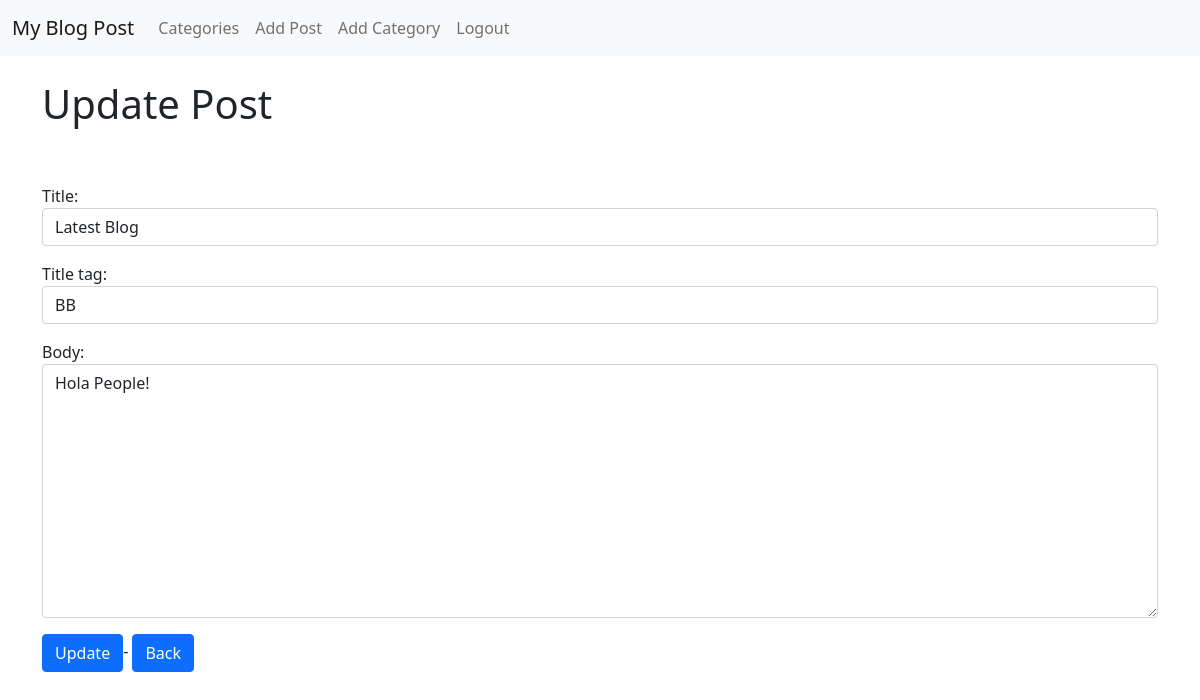
The page /article/edit/10 (signed in) on the database its author committed.
### blog/models.py (models this page shows, shortened)
class Post(models.Model):
    title = models.CharField(max_length=255)
    title_tag = models.CharField(max_length=255)
    author = models.ForeignKey(User , on_delete = models.CASCADE)
    body = models.TextField()
    post_date = models.DateField(auto_now_add=True )
    category = models.CharField(max_length=255 , default = 'uncategorized')
    likes = models.ManyToManyField(User, related_name = 'blog_posts')

### blog/views.py (the view)
# urls.py: path('article/edit/<int:pk>', UpdatePostView.as_view(),name= "update_post"),
class UpdatePostView(UpdateView):
    model = Post
    template_name = 'update_post.html'
    form_class = EditForm

### blog/forms.py
class EditForm(forms.ModelForm):
    class Meta:
        model = Post
        fields = ('title','title_tag','body')
        widgets = {
            'title': forms.TextInput(attrs = {'class' : 'form-control'}),
            'title_tag': forms.TextInput(attrs = {'class' : 'form-control'}),
            'body': forms.Textarea(attrs = {'class' : 'form-control'}),
        }

### templates/update_post.html (shortened to what this page needs)
{% extends 'base.html'%}
{% block content %}
<h1>Update Post</h1>
<br/><br/>
{% if user.is_authenticated %}
<div class = "form-group">
    <form method = "POST">
        {{ form.as_p }}
        <div style = "tab-size : 4;">
            <button class = "btn btn-primary" >Update</button>-
            <a href= "{% url 'home' %}" class="btn btn-primary">  Back  </a>
        </div>
    </form>
</div>
{% else %}
    <div class="alert alert-warning" role="alert">
    Please Login to Update a Post !
    </div>
{% endif %}
 {% endblock %}

### rows shown on the page
Post: title "Latest Blog", title_tag "BB", body "Hola People!"
